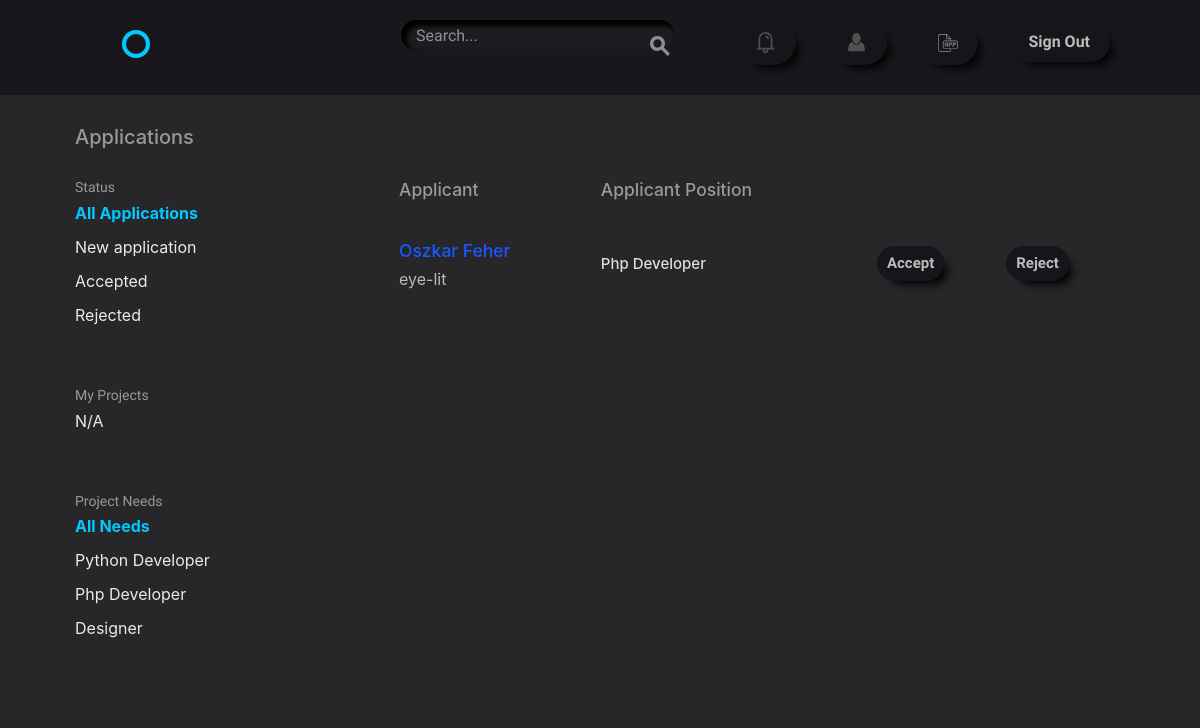
/accounts/applications/ (signed in), run on an earlier commit of the app's database.
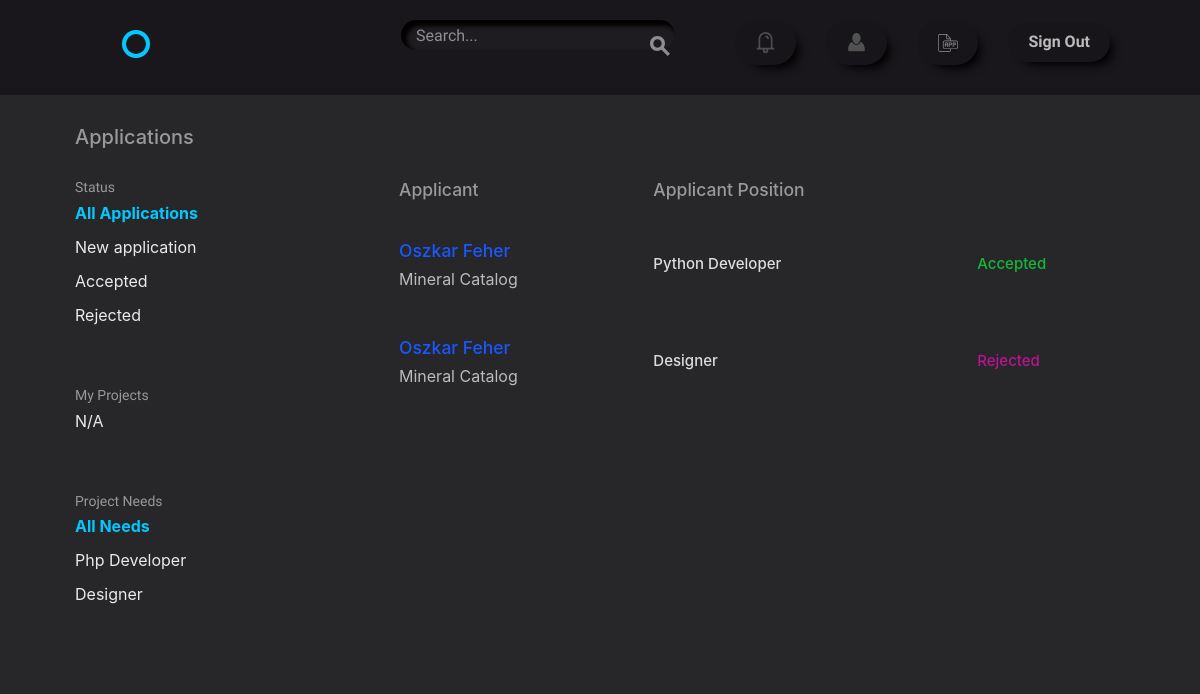
And on a later commit of the database.
### accounts/models.py (models this page shows, shortened)
class UserApplication(models.Model):
    applicant = models.ForeignKey(settings.AUTH_USER_MODEL,
                                  on_delete=models.CASCADE,
                                  related_name='application')
    position = models.ForeignKey('projects.Position', related_name='apply')
    project = models.ForeignKey('projects.Project')
    status = models.NullBooleanField(default=None)

class User(AbstractBaseUser, PermissionsMixin):
    username = models.CharField(max_length=50, unique=True)
    email = models.EmailField(unique=True)
    first_name = models.CharField(max_length=50)
    last_name = models.CharField(max_length=50)
    bio = models.TextField(default='')
    avatar = models.ImageField(upload_to='./user_avatar', blank=True)
    date_joined = models.DateTimeField(default=timezone.now)
    is_active = models.BooleanField(default=False)
    is_staff = models.BooleanField(default=False)
    objects = UserManager()
    USERNAME_FIELD = "email"
    REQUIRED_FIELDS = ['username']
    @property
    def full_name(self):
        return '{} {}'.format(self.first_name, self.last_name)

### projects/models.py (models this page shows)
class Project(models.Model):
    user = models.ForeignKey(settings.AUTH_USER_MODEL,
                             related_name='projects',
                             on_delete=models.CASCADE)
    title = models.CharField(max_length=50)
    description = models.TextField(default='')
    time_estimate = models.CharField(max_length=100)
    requirements = models.CharField(max_length=255)
    def __str__(self):
        return '{}'.format(self.title)

class Position(models.Model):
    name = models.CharField(max_length=50)
    description = models.TextField(default='')
    project = models.ForeignKey(Project,
                                related_name='positions',
                                on_delete=models.CASCADE)
    time = models.CharField(max_length=30)
    skill = models.ManyToManyField('accounts.Skill',
                                   default='',
                                   related_name='skills')
    def __str__(self):
        return '{}'.format(self.name)

### accounts/views.py (the view, shortened to what this page needs)
# urls.py: url(r'applications/$', views.ApplicationView.as_view(),
class ApplicationView(LrM, PrM, ListView):
    template_name = "accounts/applications.html"
    model = models.UserApplication
    context_object_name = 'applications'
    prefetch_related = ['applicant__projects', ]
    def get_context_data(self, **kwargs):
        context = super(ApplicationView, self).get_context_data(**kwargs)
        context['app_list'] = ['New application', 'Accepted', 'Rejected']
        context['projects'] = self.request.user.projects.all()
        context['skills_list'] = Position.objects.exclude(
            apply__status=True).values('name').distinct()
        context['pro_selected'] = self.request.GET.get('pro_filter')
        context['skill_selected'] = self.request.GET.get('skill_filter')
        context['app_selected'] = self.request.GET.get('app_filter')
        return context
    def get_queryset(self):
        queryset = super().get_queryset()
        app_term = self.request.GET.get('app_filter')
        pro_term = self.request.GET.get('pro_filter')
        skill_term = self.request.GET.get('skill_filter')
        user = models.User.objects.all().exclude(pk=self.request.user.id)
        if app_term:
            queryset = queryset.filter(status=self.choice(app_term))
        if pro_term:
            queryset = queryset.filter(project__title=pro_term)
        if skill_term:
            queryset = queryset.filter(position__name=skill_term)
        return queryset

### accounts/templates/accounts/applications.html (shortened to what this page needs)
{% extends "layout.html" %}
{% block content %}
<div class="bounds circle--page">
    <div class="circle--page--header grid-100">
        <h2>Applications</h2>
    </div>
    <div class="grid-25">
        <div class="circle--filter circle--secondary--module">
            <h4>Status</h4>
            <ul class="circle--filter--list">
                {% if app_list %}
                    <li><a href="{% url 'accounts:application' %}" {% if not app_selected %} class="selected"{% else %} class="my-button"{% endif %}>All Applications</a></li>
                    {% for application in app_list %}
                        <li><a href="?app_filter={{ application }}"{% if app_selected == application %} class="selected"{% else %} class="my-button"{% endif %}>{{ application }}</a></li>
                    {% endfor %}
                {% else %}
                    <li>N/A</li>
                {% endif %}
            </ul>
        </div>
        <div class="circle--filter circle--secondary--module">
            <h4>My Projects</h4>
                <ul class="circle--filter--list">
                    {% if projects %}
                        <li><a href="{% url 'accounts:application' %}" {% if not pro_selected %} class="selected"{% else %} class="my-button"{% endif %}>All projects</a></li>
                        {% for project in projects %}
                            <li><a href="?pro_filter={{ project.title }}"{% if pro_selected == project.title %} class="selected"{% else %} class="my-button"{% endif %}>{{ project.title }}</a></li>
                        {% endfor %}
                    {% else %}
                        <li>N/A</li>
                    {% endif %}
                </ul>
        </div>
        <div class="circle--filter circle--secondary--module">
            <h4>Project Needs</h4>
                <ul class="circle--filter--list">
                    {% if skills_list %}
                        <li><a href="{% url 'accounts:application' %}" {% if not skill_selected %} class="selected"{% else %} class="my-button"{% endif %}>All Needs</a></li>
                        {% for skill in skills_list %}
                            <li><a href="?skill_filter={{ skill.name }}"{% if skill_selected == skill.name %} class="selected"{% else %} class="my-button"{% endif %}>{{ skill.name }}</a></li>
                        {% endfor %}
                    {% else %}
                        <li>N/A</li>
                    {% endif %}
                </ul>
        </div>
    </div>
    <div class="grid-70 grid-push-5">
        <table class="u-full-width circle--table">
            <thead>
                <tr>
                <th><h3>Applicant</h3></th>
                <th class="circle--cell--right"><h3>Applicant Position</h3></th>
                </tr>
            </thead>
            <tbody>
                {% for application in applications %}
                <div class="d-flex fustify-content-between">
                    <tr class="clickable-row" data-href="{% url 'accounts:profile' application.applicant.pk %}">
                            <td>
                                <h3 class="title">{{ application.applicant.full_name }}</h3>
                                <p class="">{{ application.project }}</p>
                            </td>
                            <td class="circle--cell--right">
                                <span class="secondary-label h4 pos">{{ application.position }}</span>
                            </td>
                        {% if application.applicant.id == request.user.id %}
                            {% if application.status == None %}
                                <td>
                                    <h5>
                                        This is
                                        <strong><i><a  class="user-info" href="{% url 'accounts:profile' application.project.user.id %}">
                                            {{ application.project.user.full_name }}</a>
                                        </i></strong> decision
                                    </h5>
                                </td>
                            {% elif application.status %}
                                <td>
                                    <h5>
                                        <h5 class="h4 accepted">Accepted</h5> by
                                        <strong><i><a  class="user-info" href="{% url 'accounts:profile' application.project.user.id %}">
                                            {{ application.project.user.full_name }}</a>
                                        </i></strong>
                                    </h5>
                                </td>
                            {% elif not application.status %}
                                <td>
                                    <h5>
                                        <h5 class="h4 rejected">Rejected</h5> by
                                        <strong><i><a  class="user-info" href="{% url 'accounts:profile' application.project.user.id %}">
                                            {{ application.project.user.full_name }}</a>
                                        </i></strong>
                                    </h5>
                                </td>
                            {% endif %}
                        {% elif application.applicant.id != requeest.user.id %}
                            <div class="d-flex justify-content-end">
                                {% if application.status == None %}
                                    <td>
                                        <a class="button nav_button button-accept"
                                           href="{% url 'accounts:decision_update' application.applicant.pk application.position.pk 'accept' %}">Accept</a>
                                    </td>
                                    <td>
                                        <a class="button nav_button button-accept"
                                           href="{% url 'accounts:decision_update' application.applicant.pk application.position.pk 'reject' %}">Reject</a>
                                    </td>
                                {% elif application.status %}
                                    <td><h5 class="h4 accepted">Accepted</h5></td>
                                {% elif not application.status %}
                                    <td><h5 class="h4 rejected">Rejected</h5></td>
                                {% endif %}
                            </div>
                        {% endif %}
                    </tr>
                </div>
                {% endfor %}
            </tbody>
        </table>
    </div>
</div>
{% endblock %}

### templates/layout.html (shortened to what this page needs)
{% load static from staticfiles %}
<!DOCTYPE html>
<html lang="en">
<head>
    <link rel="stylesheet" href="{% static 'css/global.css' %}">
    <link rel="stylesheet" href="{% static 'css/style.css' %}">
    <link rel="stylesheet" href="{% static 'css/password.css' %}">
    <link rel="stylesheet" href="https://stackpath.bootstrapcdn.com/bootstrap/4.1.1/css/bootstrap.min.css">
</head>
<body class="body"  style="position: relative;">
    <header class="circle--header custom-navbar position">
        <div class="bounds d-flex justify-content-between">
            <div class="circle--fluid--cell circle--fluid--secondary grid-10">
                <div class="circle--fluid--cell">
                    <h1 class="my-logo circle--logo d-flex justify-content-between" style="font-size: 4rem;">H
                        <a class="logo mx-1 mt-3" href="{% url 'projects:project_list' %}"></a>me
                    </h1>
                </div>
            </div>
            <div class="circle--fluid--cell circle--fluid--primary d-flex justify-content-end">
                <div class="circle--search grid-60">
                    <form method="GET" action="{% url 'projects:project_list' %}">
                        <input class="form-control mr-sm-2 h5 frame"
                           type="search"
                           placeholder="Search..."
                           aria-label="Search"
                           name="q"
                           value="{{ term }}" autocomplete="false">
                        <button type="submit">
                        </button>
                    </form>
                </div>
            </div>
                {% if not user.is_authenticated %}
                    <div class="circle--fluid--cell circle--fluid--secondary">
                        <nav>
                            <ul class="circle--pill--list">
                                <li><a class="button nav_button" href="{% url 'accounts:signup' %}">Sign Up</a></li>
                                <li><a class="button nav_button" href="{% url 'accounts:signin' %}">Sign In</a></li>
                            </ul>
                        </nav>
                    </div>
                {% else %}
                    <div class="circle--fluid--cell circle--fluid--secondary">
                        <nav>
                            <ul class="circle--pill--list">
                                <li><a class="button nav_button" href="{% url 'accounts:own_notifications' %}">
                                    <img src="{% static 'images/notification.svg' %}" height="21px" width="21px" />
                                </a></li>
                                <li><a class="button nav_button" href="{% url 'accounts:profile' user.id %}">
                                    <img src="{% static 'images/profile.svg' %}" height="21px" width="21px" />
                                </a></li>
                                <li><a class="button nav_button" href="{% url 'accounts:application' %}">
                                    <img src="{% static 'images/app.svg' %}" height="21px" width="21px" />
                                </a></li>
                                <li><a class="button nav_button fit" href="{% url 'accounts:signout' %}">Sign Out</a></li>
                            </ul>
                        </nav>
                    </div>
                {% endif %}
        </div>
    </header>
    {% block content %}{% endblock %}
</body>
</html>

### assets/css/style.css (style rules this page uses)
.body { color: #eaeaea; background-color: #272629; }
.position { position: sticky; z-index: 1; top: 0; left: 0; width: 100%; height: 14%; }
h1, h2, h3, h4, h5 { color: #999! important; }
.my-logo { color: transparent! important; transition: color 500ms ease-in-out, text-shadow 300ms ease-in-out; }
.selected { color: #03C8FF !important; }
p { color: #bbb; }
.button, .nav_button { border-radius: 50px! important; box-shadow: 8px 8px 10px -5px black! important; background-color: #18151A! important; color: #bbb! important; padding: 17px 22px 17px 22px; transition: color 400ms ease-in-out, background-color 400ms ease-in-out, box-shadow 400ms ease-in-out; }
.my-button { color: #EAEAEA! important; }
.custom-navbar { background-color: #1A171C; }
input[type="search"], input[type="search"]:focus, input[type="search"]:active { background: #1F1C21! important; border: 0 solid red! important; box-shadow: 4px 4px 4px 2px black inset! important; border-radius: 40px; color: white! important; }
li, li::before, li::after { list-style: none! important; }
.title { color: #1957FF! important; }
.pos { color: #ddd! important; }
th, td { border-bottom: 0px solid #0F0024 !important; }
.accepted { color: #13BA39! important; }
.rejected { color: #BA1394! important; }

What changed in the data, as far as the page shows it:
removed UserApplication: applicant.full_name "Oszkar Feher", project "eye-lit", position "Php Developer", shows "Accept"
added UserApplication: applicant.full_name "Oszkar Feher", project "Mineral Catalog", position "Python Developer", status "Accepted"
added UserApplication: applicant.full_name "Oszkar Feher", project "Mineral Catalog", position "Designer", status "Rejected"
Also different on the page:
list line gone: "Python Developer"
